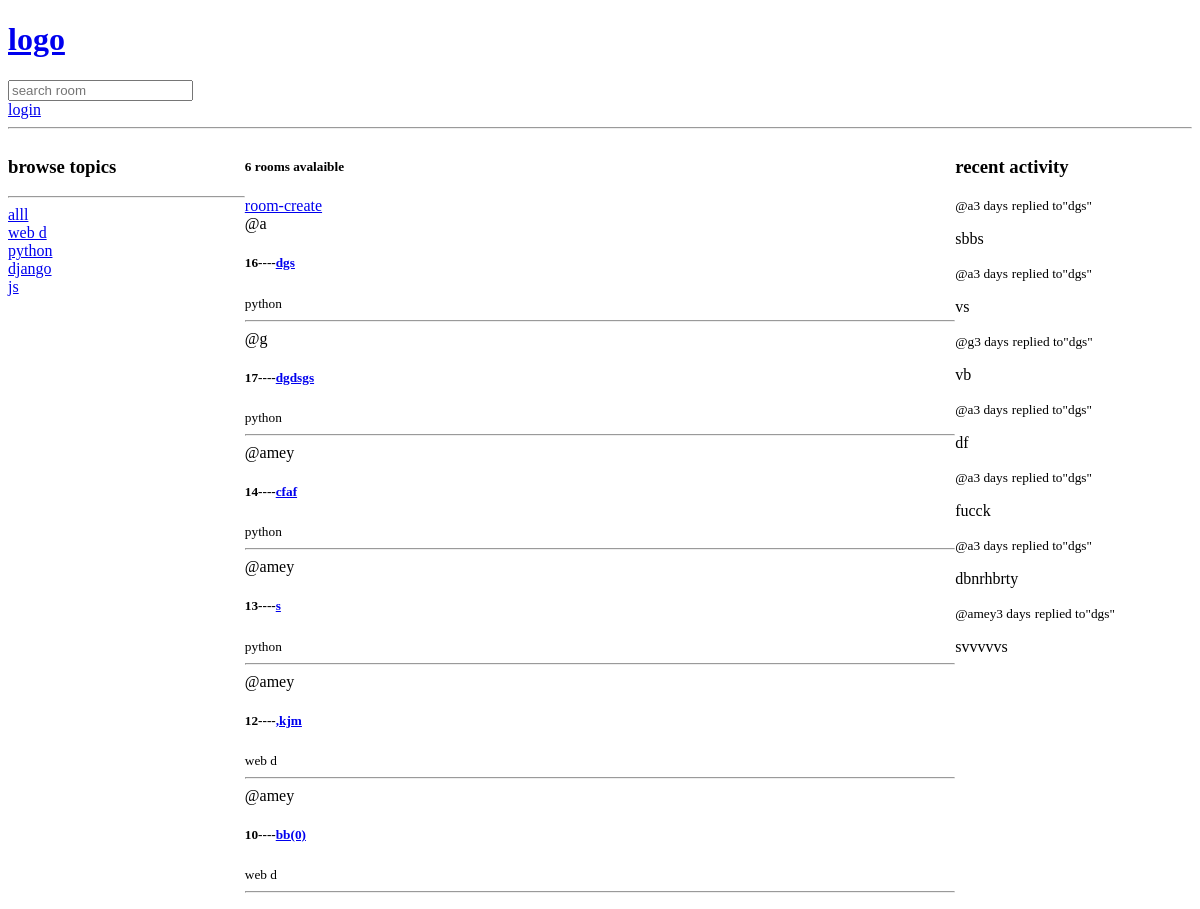
The app's page /, older data.
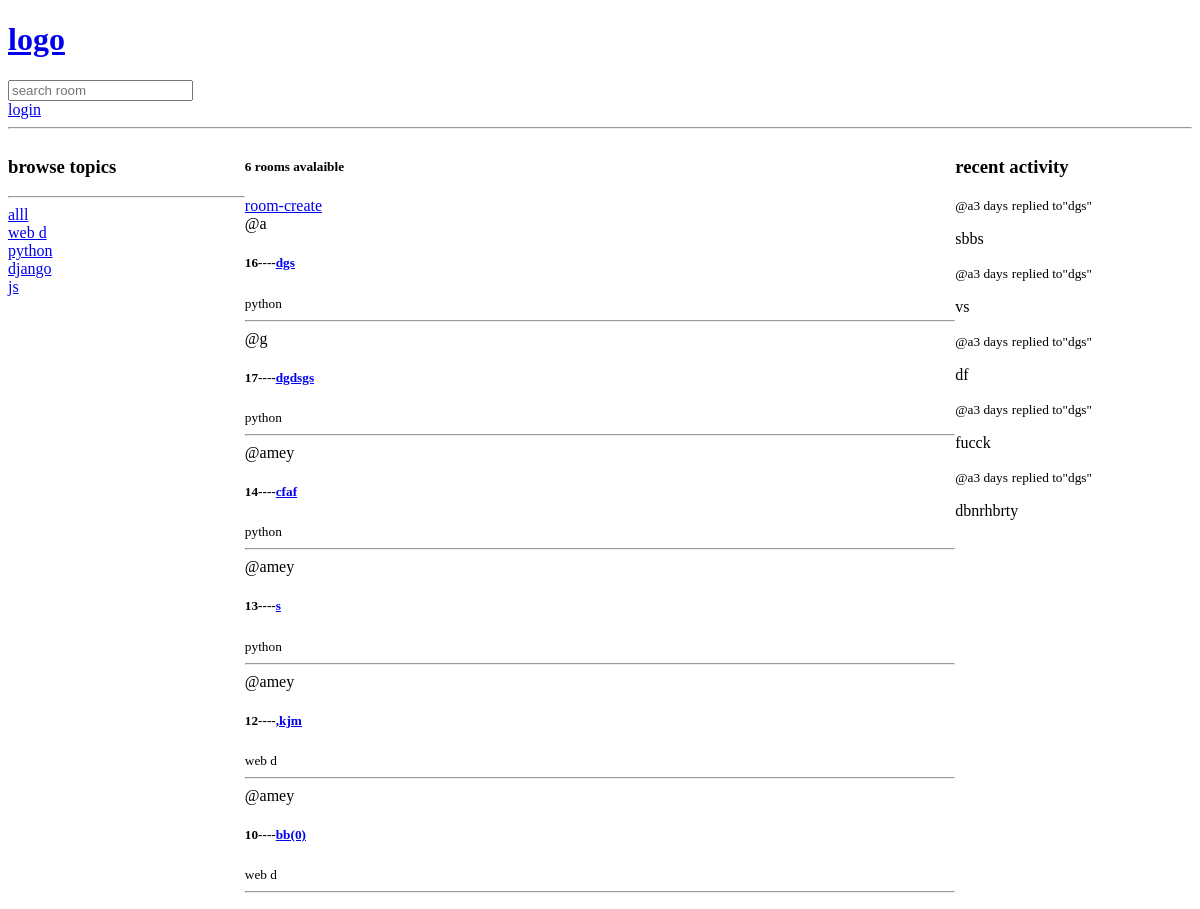
The same page, newer data.
### base/models.py (models this page shows, shortened)
class Topic(models.Model):
    name=models.CharField(max_length=200)

class Room(models.Model):
    host=models.ForeignKey(User,on_delete=models.SET_NULL,null=True)
    topic=models.ForeignKey(Topic,on_delete=models.SET_NULL,null=True)
    name=models.CharField(max_length=200)
    description=models.TextField(null=True,blank=True)#recored can be null aand if form submmited can be null
    participants=models.ManyToManyField(User,related_name='participants',blank=True)
    updated=models.DateTimeField(auto_now=True)#takes time stamp when save method is called
    created=models.DateTimeField(auto_now_add=True)#when room is created
    class Meta:
        ordering=['-updated','-created']
    def __str__(self):
        return self.name

class message(models.Model):
    user=models.ForeignKey(User,on_delete=models.CASCADE)
    room=models.ForeignKey(Room,on_delete=models.CASCADE)
    body=models.TextField()
    updated=models.DateTimeField(auto_now=True)
    created=models.DateTimeField(auto_now_add=True)
    class Meta:
        ordering=['-updated','-created']

### base/views.py (the view)
# urls.py: path('',views.home,name='home'),
def home(request):#req object is http object what is user sending to bacend
    rooms=Room.objects.all()
    q=request.GET.get('q') if request.GET.get('q') != None else ''
    rooms=Room.objects.filter(Q(topic__name__icontains=q)
                              |Q(name__icontains=q) |  Q(description__icontains=q))#this finds __name refers to first it goes to room.topic then it goes to topic.name thsi does it by applying join internally on room and table
    topics=Topic.objects.all()
    room_messages=message.objects.filter(Q(room__topic__name__icontains=q))
    r_c=rooms.count()
    context={'rooms':rooms,'topics':topics,'r_c':r_c,'room_messages':room_messages}
    return render(request,'base/home.html',context)

### base/templates/base/home.html (shortened to what this page needs)
{% extends 'main.html'%}
{%block content%}
<div class="home-container">
    <div>
        {%include 'base/topics_component.html'%}
    </div>
    <div>
        <h5>{{r_c}} rooms avalaible</h5>
        <a href="{%url 'create-room' %}">room-create</a>
        {%include 'base/feed_component.html'%}
    </div>
    <div>
        {%include 'base/activity_feed_component.html'%}
    </div>
</div>
{%endblock content%}

### base/templates/base/topics_component.html
<h3>browse topics</h3>
        <hr>
        <div>
            <a href="{%url 'home' %}">alll</a>
        </div>
        {% for t in topics %}
        <div><a href="{%url 'home' %}?q={{t.name}}">{{t.name}}</a></div>
        {%endfor%}

### base/templates/base/feed_component.html (shortened to what this page needs)
<div>
    {%for room in rooms%}
        <div>
            <span>@{{room.host.username}}</span>
            <h5>{{room.id}}----<a href="{% url 'room' room.id %}">{{room.name}}</a></h5>
            <small>{{room.topic.name}}</small>
            <hr>
        </div>
    {%endfor%}
</div>

### base/templates/base/activity_feed_component.html (shortened to what this page needs)
<h3>recent activity</h3>
{%for m in room_messages%}
<div><small>@{{m.user}}{{m.created|timesince}}</small>
<small>replied to"{{m.room}}"</small>
<p>{{m.body}}</p></div>
{%endfor%}

Row changes from the older to the newer data that the page shows:
removed message: user "g", created "3 days", room "dgs", body "vb"
removed message: user "amey", created "3 days", room "dgs", body "svvvvvs"
